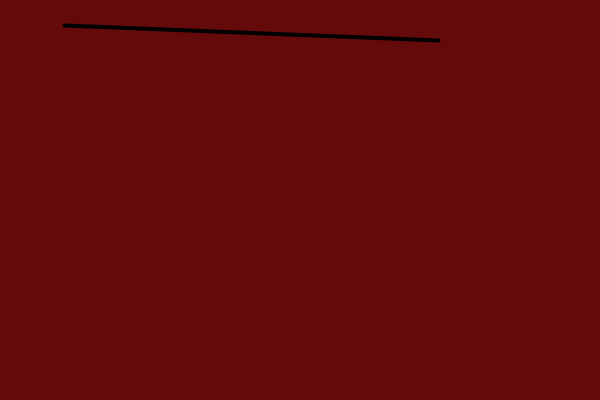
Frame 1 (no input)
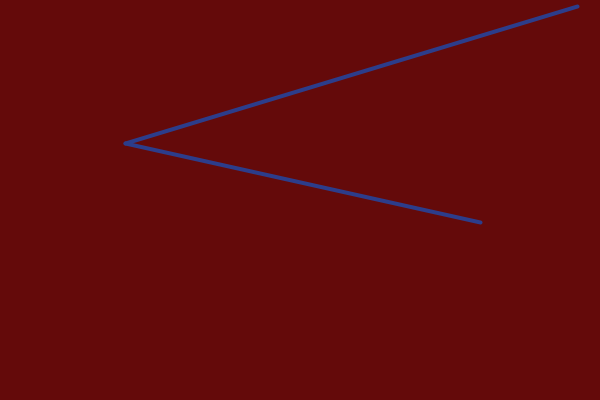
Frame 60 (the mouse pressed at the canvas centre just before this capture)
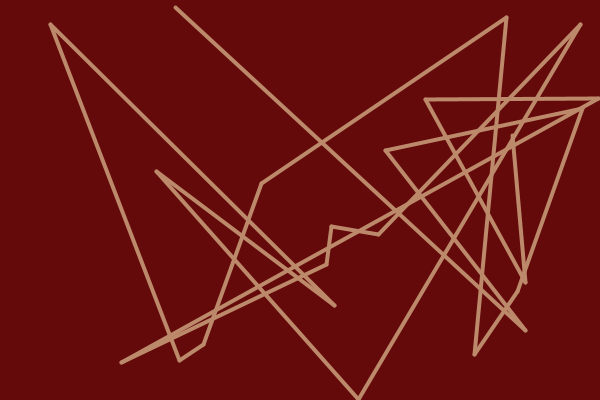
Frame 120 (the mouse held since frame 60 and released just before this capture)

The Processing sketch that drew these frames (run headless with seeded random() and noise(); from frame 60 on, the mouse is pressed at the canvas centre):

// Processing sketch: week7
// ── week7.pde
void setup(){ 
  size(600, 400); 
  background(100, 10, 10); 
  smooth();
  randomSeed(1L); 
}
float x1 = random(width);
float y1 = random(height); 
void draw(){
  //끝점은 항상 새롭게 
  float x2 = random(width); 
  float y2 = random(height);  
  if(x1 < 10 || y1 < 10){
    background(100, 10, 10); 
    stroke(random(255), random(255), random(255));
  }
    strokeWeight(4); 
    line(x1, y1, x2, y2); 
    x1=x2; 
    y1=y2;
}
